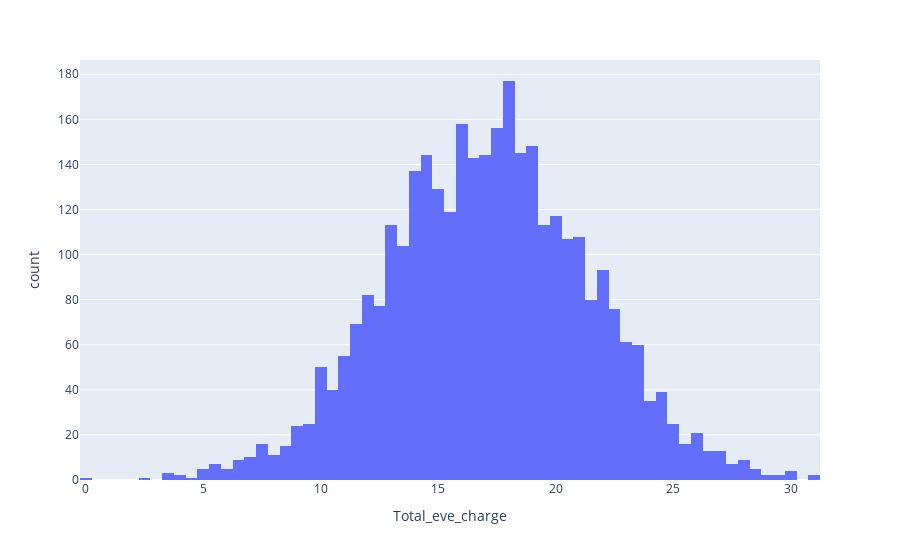

Here is the notebook cell this chart was saved with:
### Code cell
px.histogram(df, x= "Total_eve_charge")

### Figure 1 — Plotly figure (JSON) as saved in the notebook; plotly's stock layout.template omitted (floating-point values rounded to 4 significant figures; data arrays with more than 128 entries replaced by an {"elided": "..."} marker saying what was removed)
{"data": [{"alignmentgroup": "True", "bingroup": "x", "hovertemplate": "Total_eve_charge=%{x}<br>count=%{y}<extra></extra>", "legendgroup": "", "marker": {"color": "#636efa", "pattern": {"shape": ""}}, "name": "", "offsetgroup": "", "orientation": "v", "showlegend": false, "type": "histogram", "x": {"elided": "3333 float values"}, "xaxis": "x", "yaxis": "y"}], "layout": {"barmode": "relative", "legend": {"tracegroupgap": 0}, "margin": {"t": 60}, "xaxis": {"anchor": "y", "domain": [0, 1], "title": {"text": "Total_eve_charge"}}, "yaxis": {"anchor": "x", "domain": [0, 1], "title": {"text": "count"}}}}
